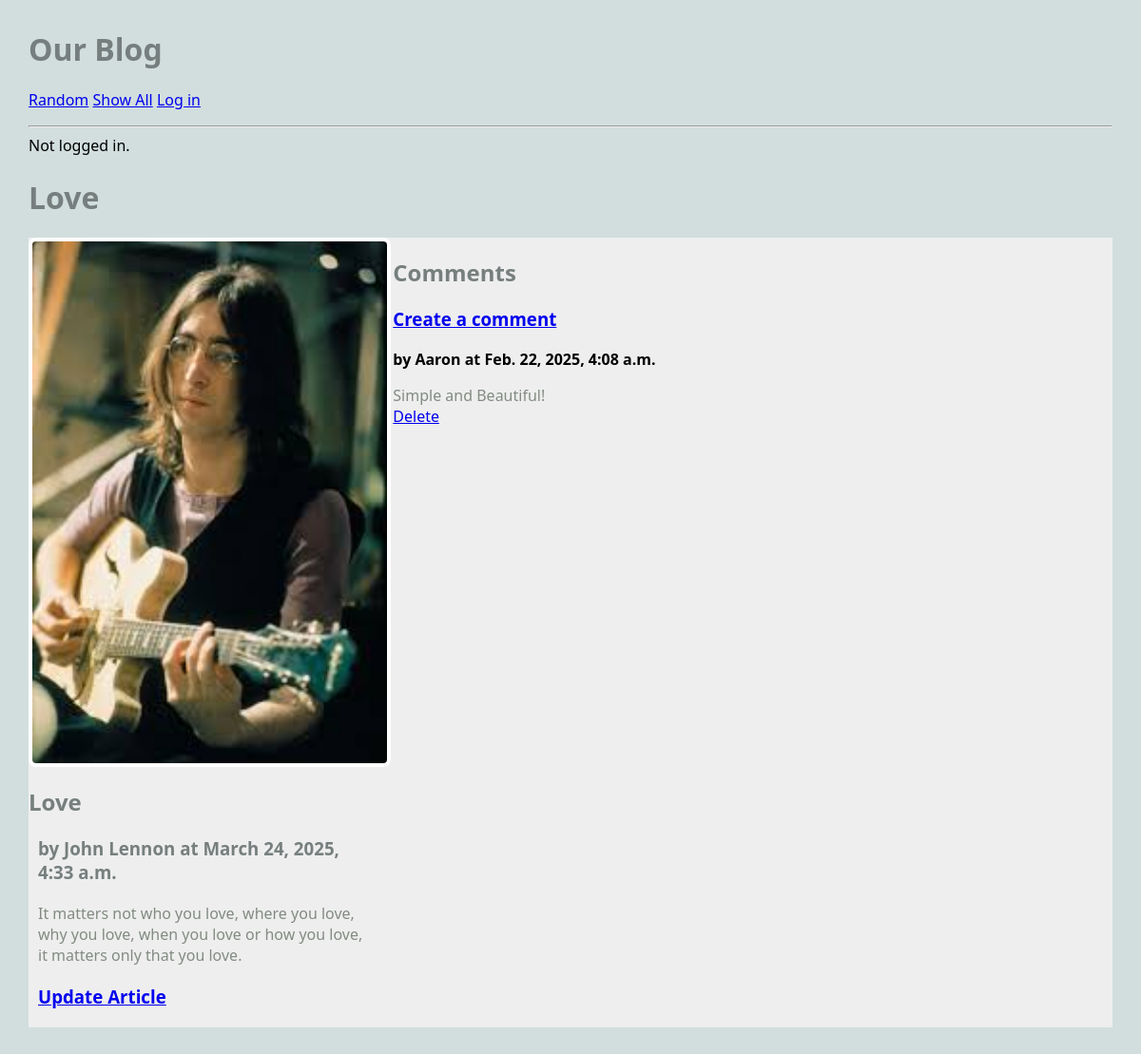
Screenshot of /blog/article/2 with the database file from the repository.
### blog/models.py (models this page shows, shortened)
class Article(models.Model):
    title = models.TextField(blank=True)
    author = models.TextField(blank=True)
    text = models.TextField(blank=True)
    published = models.DateTimeField(auto_now=True)
    image_file = models.ImageField(blank=True)
    def get_all_comments(self):
        comments = Comment.objects.filter(article=self)
        return comments

class Comment(models.Model):
    article = models.ForeignKey(Article, on_delete=models.CASCADE)
    author = models.TextField(blank=False)
    text = models.TextField(blank=False)
    published = models.DateTimeField(auto_now=True)
    def __str__(self):
        return f'{self.text}'

### blog/views.py (the view)
# urls.py: path('article/<int:pk>', ArticleView.as_view(), name='article'), # new
class ArticleView(DetailView):
    model = Article
    template_name = 'blog/article.html'
    context_object_name = "article" # note singular variable name

### blog/templates/blog/article.html
{% extends 'blog/base.html' %}
{% block content %}
<h1>{{article.title}}</h1>
<main class="grid-container">
   <article>
       {% if article.image_file %}
       <img src="{{article.image_file.url}}" alt="">
       {% else %}
       <h3>No image</h3>
       {% endif %}
       <div>
            <h2>{{article.title}}</h2>
            <h3>by {{article.author}} at {{article.published}} </h3>
            <p>
                {{article.text}}
            </p>
            <h3>
                <a href="{% url 'update_article' article.pk %}">Update Article</a>
            </h3>
        </div>
    </article>
    <div>
        <h2>Comments</h2>
        <h3>
            <a href="{% url 'create_comment' article.pk %}">Create a comment</a>
        </h3>
        {% for comment in article.get_all_comments %}
            <div>
                <strong>by {{comment.author}} at {{comment.published}}</strong>
                <p>
                    {{comment.text}}
                    <br>
                    <a href="{% url 'delete_comment' comment.pk %}">Delete</a>
                </p>
            </div>
        {% endfor %}
    </div>
</main>
{% endblock %}

### static/styles-blog.css (style rules this page uses)
body { margin: 30px; background: #d1dedd; font-family:'Segoe UI', Tahoma, Geneva, Verdana, sans-serif; }
h1, h2, h3 { color: #767f7e; }
p { color: #828b82; }
.grid-container { background: #eee; max-width: 900px; display: grid; grid-template-columns: repeat(3, 1fr); grid-gap: 10px; max-width: 1200px; margin: 20px auto; }
article img, article.featured img { width: 100%; border: 4px solid #fff; border-radius: 8px; }
article p, article h3 { margin: 20px 10px; }

### rows the page displays
Article: title "Love", image_file (picture), author "John Lennon", published "March 24, 2025, 4:33 a.m.", text "It matters not who you love, where you love, why you love, when you love or how you love, it matters only that you love."
Comment: author "Aaron", published "Feb. 22, 2025, 4:08 a.m.", text "Simple and Beautiful!"
